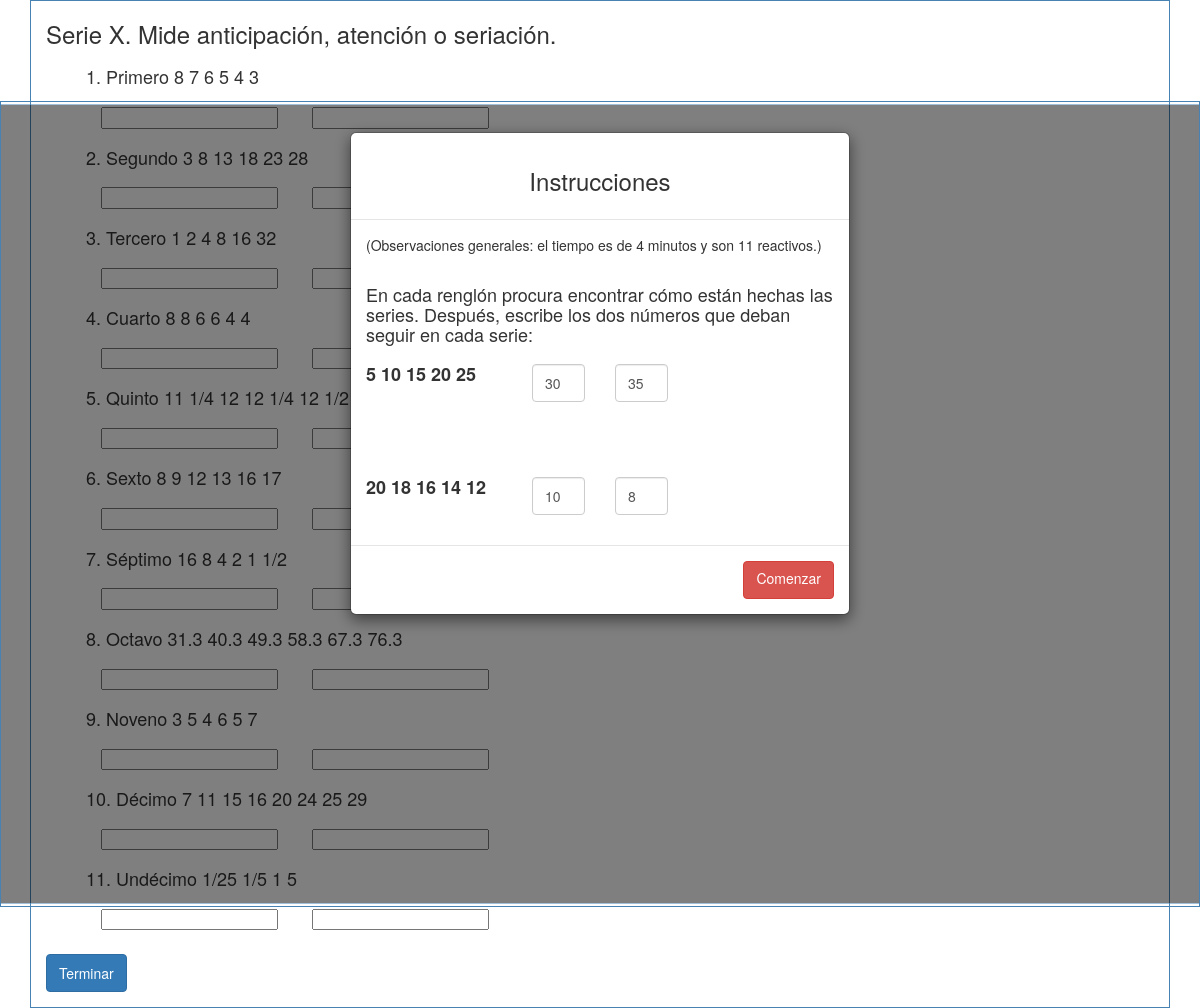
Page /index.php/comenzar/respS9 on the committed database.
### tables this page shows
CREATE TABLE `preguntas` (
  `id` int(11) NOT NULL,
  `pregunta` varchar(350) NOT NULL,
  `segmento_id` int(11) NOT NULL
);

### application/controllers/Comenzar.php (called while the page is built, shortened)
<?php
class Comenzar extends CI_Controller {
	function __construct() {
		$this->load->model('preguntas_model');
	}
		public function respS9(){
		$ides = $this->preguntas_model->verSerieb9();
		$puntos=0;
		$id_usuario =$this->session->userdata('s_id');
		for ($i=0; $i < sizeof($ides) ; $i++) {
			$temp=$this->input->post('respuesta'.$ides[$i]->id);
			$pregunta=$ides[$i]->id;
			if(!$temp){
				$temp='0';
			$this->preguntas_model->insertSerieb9Total($temp,$id_usuario,$pregunta);
			}
		}
		$data= $this->preguntas_model->selectRango9($puntos);
		$this->preguntas_model->insertTotal9($puntos,$id_usuario,$data[0]->id_rango);
		$this->load->model('preguntas_model');
		$data['verSerie10'] = $this->preguntas_model->verSerie10();
		$data['verRespuestas'] = $this->preguntas_model->verRespuestas9();
		$this->load->view('serie10',$data);
	}
}

### index.php (called while the page is built, shortened)
<?php
require_once BASEPATH.'core/CodeIgniter.php';

### application/models/preguntas_model.php (called while the page is built, shortened)
<?php if ( ! defined('BASEPATH')) exit('No direct script access allowed');
class preguntas_model extends CI_Model{
	public function insertSerieb9Total($result,$idUsuario,$idPregunta){
		$arrayDatos = array(
			'respuesta' => $result,
			'id_usuario' => $idUsuario,
			'id_pregunta' => $idPregunta
			 );
		$this->db->insert('resp_usuario', $arrayDatos);
	}
	public function insertTotal9($puntos,$id_usuario,$id_rango){
		$arrayDatos = array(
			'puntos' => $puntos,
			'id_usuario' => $id_usuario,
			'id_rango' => $id_rango,
			'id_segmento' => 9
			 );
		$this->db->insert ('total_segmento', $arrayDatos);
	}
			public function verSerie10(){
		$query = $this->db->query("select * from preguntas where segmento_id=10");
		return $query->result();
	}
}
?>

### application/views/serie10.php (the view, shortened to what this page needs)
?><!DOCTYPE html>
<html lang="en">
<head>
<link href="<?php echo base_url('assets/css/bootstrap.min.css')?>" rel="stylesheet">
<link href="<?php echo base_url('assets/css/body.css')?>" rel="stylesheet">
<link rel="stylesheet" href="https://maxcdn.bootstrapcdn.com/bootstrap/3.3.6/css/bootstrap.min.css">
</head>
<body>
       <div class="modal fade" id="mostrarmodal" tabindex="-1" role="dialog" aria-labelledby="basicModal" aria-hidden="true">
      <div class="modal-dialog">
        <div class="modal-content">
           <div class="modal-header">
              <h3>Instrucciones</h3>
           </div>
           <div class="modal-body">
            (Observaciones generales: el tiempo es de 4 minutos y son 11 reactivos.)
            <br>
            <br>
              <h4>En cada renglón procura encontrar cómo están hechas las series. Después, escribe los dos números que deban seguir en cada serie:</b>
                <br>
                <br>
              <div class="form-group row">
                <div class="col-xs-4">
                   <label for="ex1">5   10    15    20    25</label>
                </div>
              <div class="col-xs-2">
            <input class="form-control" id="ex1" type="text" value=30>
           </div>
           <div class="col-xs-2">
            <input class="form-control" id="ex1" type="text" value=35>
           </div>
           </div>
            <br>
            <br>
                <br>
              <div class="form-group row">
                <div class="col-xs-4">
                   <label for="ex1">20    18    16    14    12 </label>
                </div>
              <div class="col-xs-2">
            <input class="form-control" id="ex1" type="text" value=10>
           </div>
           <div class="col-xs-2">
            <input class="form-control" id="ex1" type="text" value=8>
           </div>
           </div>
       </div>
           <div class="modal-footer">
          <a href="#" data-dismiss="modal" class="btn btn-danger">Comenzar</a>
           </div>
      </div>
   </div>
</div>
   <div class="container">
    <form id="questionform" method="post" action="<?php echo base_url()?>index.php/Comenzar/respS10">
    <h3>Serie X.  Mide anticipación, atención o seriación.</h3>
        <label class="control-label">
        <?php
           $i=1;
          foreach($verSerie10 as $row)
           {
  echo "<ul>";
  echo "<li>"."<h4>".$i.". ".$row->pregunta."</h4>";
        echo " <tr><th>";
        echo "<label><h5><div class='col-xs-2' align='right'><input type='text' id='".$row->id."' name='respuesta".$row->id."' ></div></h5></label>";
        echo "</th> </tr>";
        echo " <tr><th>";
        echo "<label><h5><div class='col-xs-2' align='right'><input type='text' id='".$row->id."' name='respuestab".$row->id."' ></div></h5></label>";
        echo "</th> </tr>";
  echo "</li>";
  echo "</ul>";
  $i++;
    } ?>
  </label>
    <div class="form-group">
        <form action="">
        <button class="btn btn-primary " name="submit" type="submit">Terminar</button>
    </form>
    </div>
  </form>
    </div>
</body>
</html>

### assets/css/body.css (style rules this page uses)
body { position: relative; width: 100%; display: block; }
body > * { margin: auto; width: 500px; border: 1px solid steelblue; display: block; overflow: auto; }
.form-group { align-content: center; }
#mostrarmodal { height: 80% !important; }

### application/views/serie10.php (style rules this page uses)
ul { list-style: none; }

### rows in the picture
preguntas: pregunta "Primero 8 7 6 5 4 3"
preguntas: pregunta "Segundo 3 8 13 18 23 28"
preguntas: pregunta "Tercero 1 2 4 8 16 32"
preguntas: pregunta "Cuarto 8 8 6 6 4 4"
preguntas: pregunta "Quinto 11 1/4 12 12 1/4 12 1/2 12 3/4"
preguntas: pregunta "Sexto 8 9 12 13 16 17"
preguntas: pregunta "Séptimo 16 8 4 2 1 1/2"
preguntas: pregunta "Octavo 31.3 40.3 49.3 58.3 67.3 76.3"
preguntas: pregunta "Noveno 3 5 4 6 5 7"
preguntas: pregunta "Décimo 7 11 15 16 20 24 25 29"
preguntas: pregunta "Undécimo 1/25 1/5 1 5"
